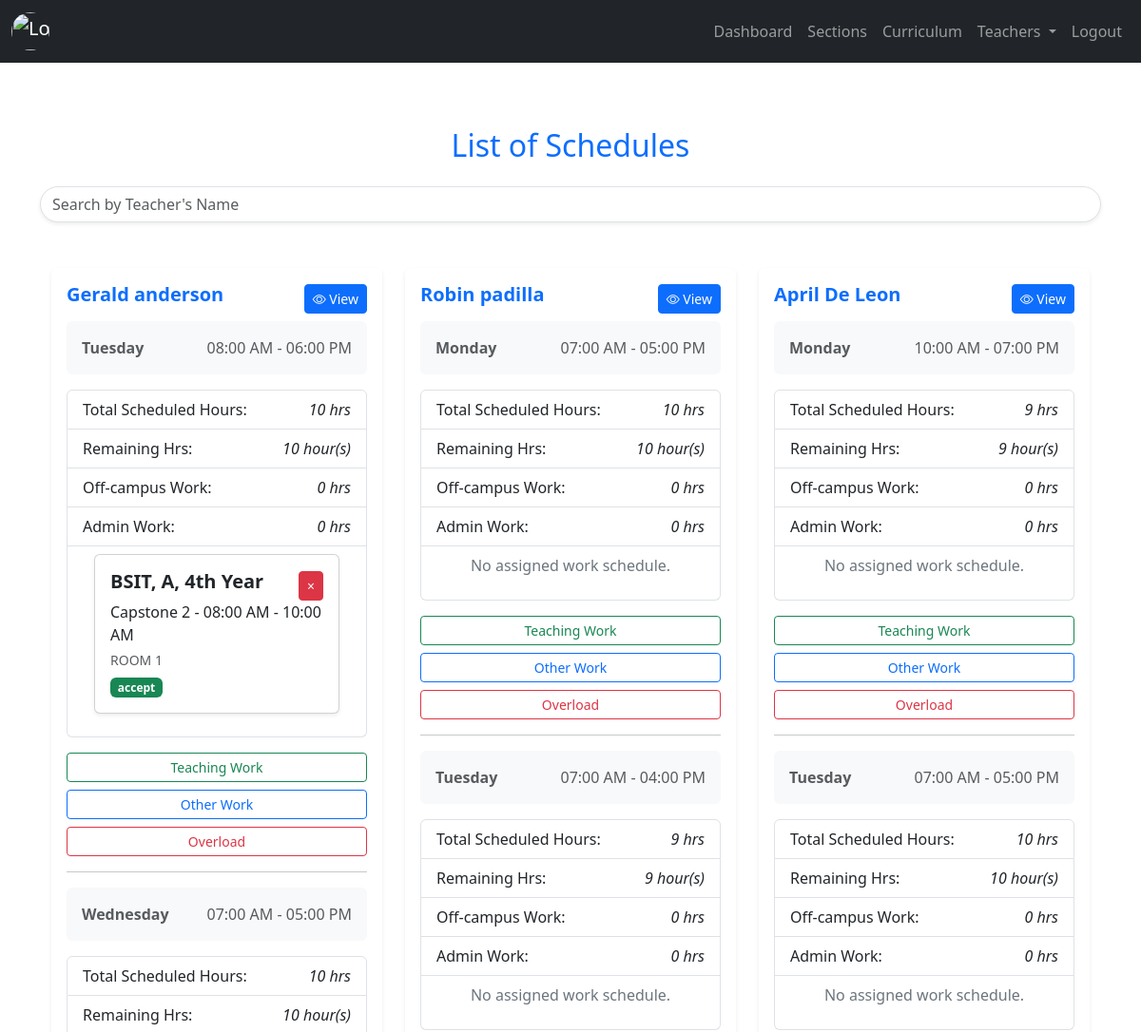
The app's page /admin/list_schedules.php (signed in, upper part), older data.
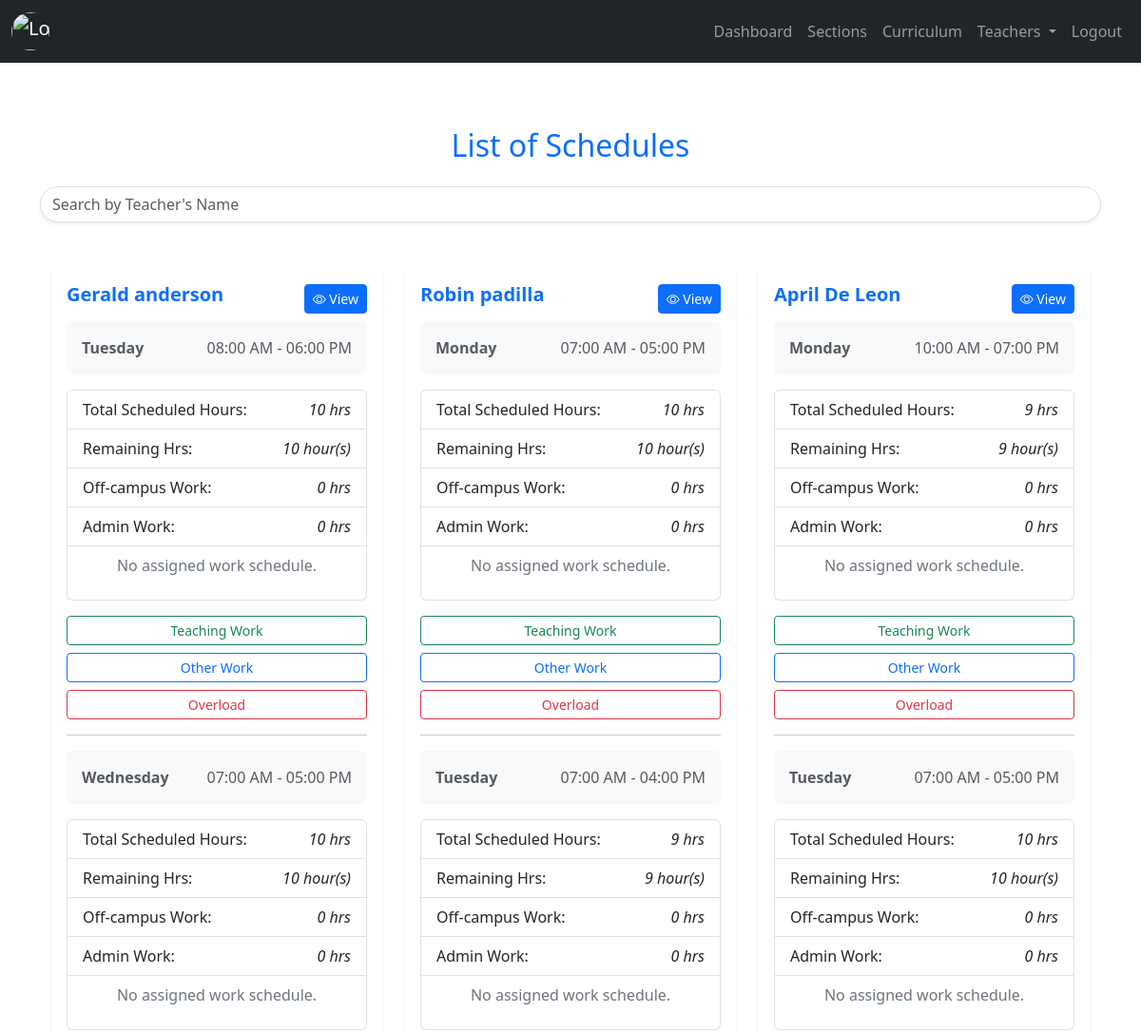
The same page, newer data.
### tables this page shows
CREATE TABLE `tblworkschedule` (
  `ws_id` int(11) NOT NULL,
  `ws_schedule_id` int(11) NOT NULL,
  `ws_sectionId` int(11) NOT NULL,
  `ws_roomCode` varchar(60) NOT NULL,
  `ws_CurriculumID` int(11) NOT NULL,
  `ws_subtStartTimeAssign` time NOT NULL,
  `ws_subtEndTimeAssign` time NOT NULL,
  `ws_typeOfWork` varchar(60) NOT NULL,
  `ws_ol_request_status` varchar(60) DEFAULT NULL,
  `ws_status` varchar(60) NOT NULL DEFAULT 'regular_work'
);

CREATE TABLE `tblsection` (
  `sectionId` int(11) NOT NULL,
  `course` varchar(60) NOT NULL,
  `year_level` varchar(60) NOT NULL,
  `section` varchar(60) NOT NULL,
  `section_status` int(11) NOT NULL DEFAULT 1 COMMENT '0=archive, 1=exist'
);

CREATE TABLE `tblcurriculum` (
  `subject_id` int(11) NOT NULL,
  `subject_code` varchar(60) NOT NULL,
  `subject_name` varchar(60) NOT NULL,
  `lab_num` int(11) NOT NULL,
  `lec_num` int(11) NOT NULL,
  `hours` int(11) NOT NULL,
  `semester` int(11) NOT NULL,
  `designated_year_level` int(11) NOT NULL,
  `subject_status` int(11) NOT NULL DEFAULT 1 COMMENT '0=archive,1=exist',
  `subject_sy` varchar(60) NOT NULL,
  `subject_date_added` timestamp NOT NULL DEFAULT current_timestamp() ON UPDATE current_timestamp()
);

### admin/backend/db.php (called while the page is built, shortened)
<?php
class db_connect
{
    public $host = db_host;
    public $user = db_user;
    public $pass = db_pass;
    public $name = db_name;
    public function connect()
    {
        try {
            $this->conn = new mysqli($this->host, $this->user, $this->pass, $this->name);
        } catch (\Throwable $th) {
            header("Location:setup.php");
        }
    }
}

### admin/backend/class.php (called while the page is built, shortened)
<?php
include ('db.php');
class global_class extends db_connect
{
    public function fetch_schedule()
    {
        if ($query->execute()) {
            $result = $query->get_result();
            if ($result->num_rows > 0) {
                $schedules = $result->fetch_all(MYSQLI_ASSOC);
                foreach ($schedules as &$schedule) {
                    $days = explode(',', $schedule['days']);
                    $times = explode(',', $schedule['schedule_times']);
                    $total_hours_per_day = [];
                    foreach ($days as $index => $day) {
                        $time_range = explode('-', $times[$index]);
                        $start_time = $time_range[0];
                        $end_time = $time_range[1];
                        $start_timestamp = strtotime($start_time);
                        $end_timestamp = strtotime($end_time);
                        $total_hours = round(abs($end_timestamp - $start_timestamp) / 3600, 2);
                        if (!isset($total_hours_per_day[$day])) {
                            $total_hours_per_day[$day] = 0;
                        }
                        $total_hours_per_day[$day] += $total_hours;
                    }
                }
                return $schedules;
            } else {
                $query->close();
                return [];
            }
        } else {
            $query->close();
            return false;
        }
    }
    public function fetch_workschedule($sched_id)
    {
        $query = "
            SELECT *
            FROM tblschedule
            LEFT JOIN tblworkschedule ON tblschedule.sched_id = tblworkschedule.ws_schedule_id
            LEFT JOIN tblsection ON tblsection.sectionId = tblworkschedule.ws_sectionId
            LEFT JOIN tblcurriculum ON tblcurriculum.subject_id = tblworkschedule.ws_CurriculumID
            WHERE tblschedule.sched_id = '$sched_id'
        ";
        $result = $this->conn->query($query);
        if ($result) {
            if ($result->num_rows > 0) {
                $schedules = $result->fetch_all(MYSQLI_ASSOC);
                return $schedules;
            } else {
                $result->free();
                return [];
            }
        } else {
            return false;
        }
    }
}

### admin/list_schedules.php (the view, shortened to what the changed rows need)
<?php
include "components/header.php";
?>
<div class="container mt-5">
    <h2 class="text-center mb-4 text-primary">List of Schedules</h2>
<div class="container my-5">
    <div class="row">
        <?php
        $fetch_schedule = $db->fetch_schedule();
        foreach ($fetch_schedule as $schedule):
        ?>
        <div class="col-md-4 mb-4 card-item" data-teacher-name="<?= strtolower($schedule['teacher_name']) ?>">
            <div class="card shadow-sm border-0">
                <div class="card-body">
                    <div class="d-flex justify-content-between align-items-center mb-2">
                        <h5 class="card-title text-primary fw-bold"><?= ucfirst($schedule['teacher_name']) ?></h5>
                        <a href="view_schedule.php?teacher_id=<?= $schedule['sched_teacher_id'] ?>">
                            <button class="btn btn-primary btn-sm">
                                <i class="bi bi-eye"></i> View
                            </button>
                        </a>
                    </div>
                    <?php
                   $days = explode(',', $schedule['days']);
                   $times = explode(',', $schedule['schedule_times']);
                   $sched_ids_per_day = explode(',', $schedule['sched_ids_per_day']);
                   $total_hours_workschedule = explode(',', $schedule['total_minutes_workschedule']);
                   $total_offcampus_work_time = explode(',', $schedule['total_offcampus_work_time']);
                   $total_admin_work_time = explode(',', $schedule['total_admin_work_time']);
                   foreach ($days as $index => $day):
                       list($sched_id, $sched_day) = explode(':', $sched_ids_per_day[$index]);
                       $time_range = explode('-', $times[$index]);
                       $start_time = $time_range[0];
                       $end_time = $time_range[1];
                       $start_timestamp = strtotime($start_time);
                       $end_timestamp = strtotime($end_time);
                       $total_hours = round(abs($end_timestamp - $start_timestamp) / 3600, 2);
                       $total_minutes = round(abs($end_timestamp - $start_timestamp) / 60, 2);
                       $work_schedule_minutes = isset($total_hours_workschedule[$index]) ? $total_hours_workschedule[$index] : 0;
                       $remaining_minutes = $total_minutes - $work_schedule_minutes;
                       $remaining_hours = round($remaining_minutes / 60, 2);
                    ?>
                    <div class="d-flex justify-content-between mb-3 p-3 bg-light rounded">
                        <span class="text-muted fw-semibold"><?= ucfirst($day) ?> </span>
                        <span class="text-muted"><?= date('h:i A', strtotime($start_time)) ?> - <?= date('h:i A', strtotime($end_time)) ?></span>
                    </div>
                    <ul class="list-group mb-3">
                        <li class="list-group-item d-flex justify-content-between align-items-center">
                           Total Scheduled Hours: <i><?= $total_hours ?> hrs</i>
                        </li>
                        <li class="list-group-item d-flex justify-content-between align-items-center">
                            Remaining Hrs: <i><?= $remaining_hours >= 1 ? "$remaining_hours hour(s)" : "$remaining_minutes minute(s)"; ?></i>
                        </li>
                        <li class="list-group-item d-flex justify-content-between align-items-center">
                            Off-campus Work: <i><?= isset($total_offcampus_work_time[$index]) ? round($total_offcampus_work_time[$index] / 60, 2) . ' hrs' : '0 hrs'; ?></i>
                        </li>
                        <li class="list-group-item d-flex justify-content-between align-items-center">
                            Admin Work: <i><?= isset($total_admin_work_time[$index]) ? round($total_admin_work_time[$index] / 60, 2) . ' hrs' : '0 hrs'; ?></i>
                        </li>
                        <li class="list-group-item d-flex justify-content-between align-items-center">
                            <div class="container" style="max-height: 300px; overflow-y: auto;">
                                <?php
                                include "backend/end-points/schedule_list.php";
                                ?>
                            </div>
                        </li>
                    </ul>
                    <div class="d-grid gap-2">
                        <a href="#" class="btn btn-outline-success btn-sm TogglerAssignSubject" data-bs-toggle="modal" data-bs-target="#assignSubjectModal"
                            data-remaining_hours='<?= $remaining_hours ?>'
                            data-sched_id='<?= $sched_id ?>'>Teaching Work</a>
                        <a href="#" class="btn btn-outline-primary TogglerAssignOtherWork btn-sm" data-bs-toggle="modal" data-bs-target="#assignOtherWorkModal"
                            data-remaining_hours='<?= $remaining_hours ?>'
                            data-sched_id='<?= $sched_id ?>'
                        >Other Work</a>
                        <a href="#" class="btn btn-outline-danger btn-sm TogglerAssignOverLoadWork" data-bs-toggle="modal" data-bs-target="#olModal"
                            data-remaining_hours='<?= $remaining_hours ?>'
                            data-sched_id='<?= $sched_id ?>'
                        >Overload</a>
                    </div>
                    <hr class="my-3">
                    <?php endforeach; ?>
                </div>
            </div>
        </div>
        <?php endforeach; ?>
    </div>
</div>
</div>
<?php
include "components/footer.php";
?>

### admin/backend/end-points/schedule_list.php (shortened to what the changed rows need)
<?php
                                $fetch_workschedule = $db->fetch_workschedule($sched_id);
                                if (!empty($fetch_workschedule)) {
                                    $has_assigned_work = false;
                                    foreach ($fetch_workschedule as $workschedule):
                                        $card_color="";
                                        if ($workschedule['ws_id']) {
                                            $has_assigned_work = true;
                                            $start_time = date('h:i A', strtotime($workschedule['ws_subtStartTimeAssign']));
                                            $end_time = date('h:i A', strtotime($workschedule['ws_subtEndTimeAssign']));
                                            if($workschedule['ws_ol_request_status'] =="pending"){
                                                $card_color="bg-warning";
                                            }else if($workschedule['ws_ol_request_status'] =="accept"){
                                                $card_color="bg-success text-white";
                                            }else if($workschedule['ws_ol_request_status'] =="decline"){
                                                $card_color="bg-danger text-white ";
                                            }
                                ?>
                                           <div class="card shadow-sm mb-3 ">
                                                <div class="card-body">
                                                    <div class="d-flex justify-content-between align-items-center">
                                                        <h5 class="card-title mb-2">
                                                            <strong><?= $workschedule['course'] ?>, <?= $workschedule['section'] ?>, <?= $workschedule['year_level'] ?></strong>
                                                        </h5>
                                                        <?php if ($has_assigned_work): ?>
                                                            <button class="btn btn-sm btn-outline-danger togglerDeleteWorkSchedule bg-danger text-white" type="button"
                                                            data-ws_id='<?= $workschedule['ws_id']?>'>×</button>
                                                        <?php endif; ?>
                                                    </div>
                                                    <p class="card-text mb-1"><?= ucfirst($workschedule['subject_name']) ?> - <?= $start_time ?> - <?= $end_time ?></p>
                                                    <small class="text-muted d-block mb-2"><?= $workschedule['ws_roomCode'] ?></small>
                                                    <span class="badge <?=$card_color?> text-dark"><?=$workschedule['ws_ol_request_status']?></span>
                                                </div>
                                            </div>
                                <?php }
                                    endforeach;
                                    if (!$has_assigned_work) {
                                        echo '<p class="d-flex justify-content-center text-secondary">No assigned work schedule.</p>';
                                    }
                                } else {
                                    echo '<p>No work schedule assigned.</p>';
                                }
                                ?>

Row changes from the older to the newer data that the page shows:
removed tblworkschedule: ws_sectionId.course "BSIT", ws_sectionId.section "A", ws_sectionId.year_level "4th Year", ws_CurriculumID.subject_name "Capstone 2", ws_subtStartTimeAssign "08:00 AM", ws_subtEndTimeAssign "10:00 AM", ws_roomCode "ROOM 1", ws_ol_request_status "accept"
Text that changed along with them:
list line gone: "Wednesday 07:00 AM - 05:00 PM Total Scheduled Hours: 10 hrs Remaining Hrs: 10 hour(s)"
new list line: "No assigned work schedule. Wednesday 07:00 AM - 05:00 PM Total Scheduled Hours: 10 hrs Remaining Hrs: 10 hour(s) Off-campus Work: 0 hrs Admin Work: 0 hrs No assigned work schedule."
